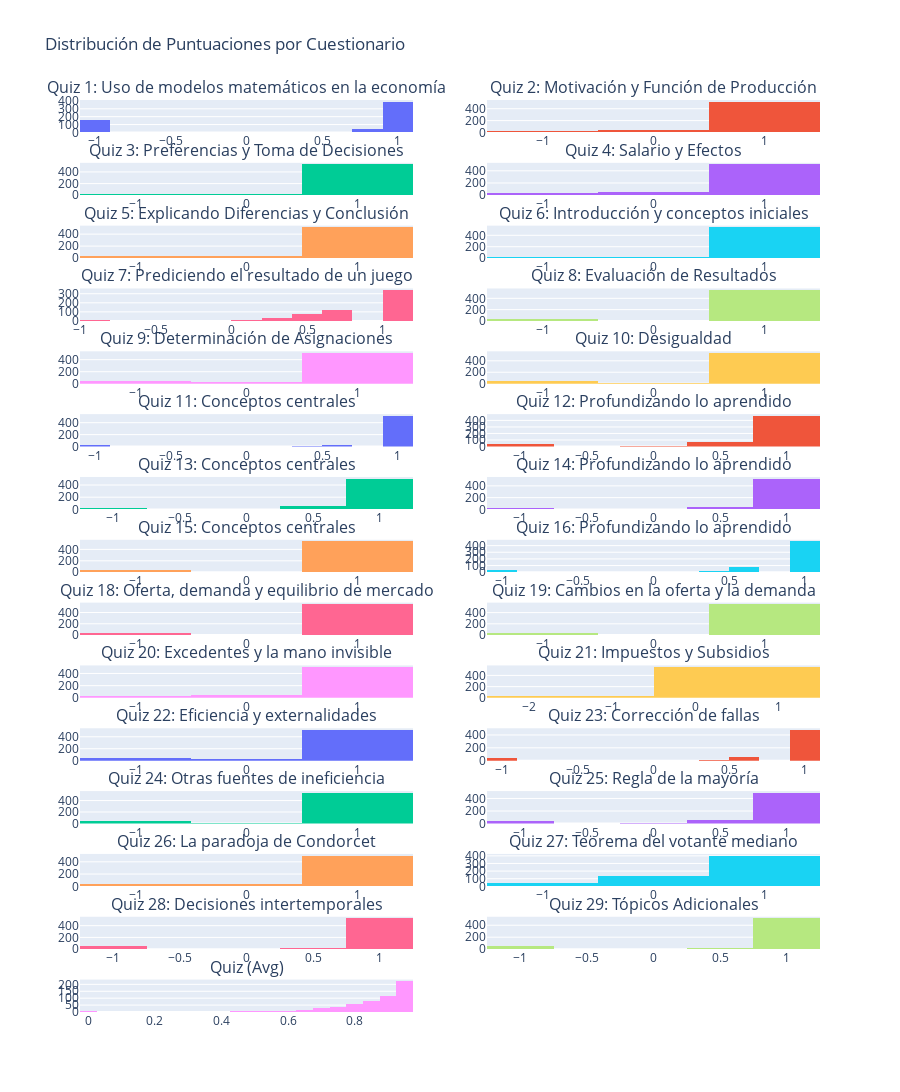

The notebook cell this image was saved under:
### Markdown cell above
### Tratamiento de outliers

### Code cell
import plotly.graph_objects as go
from plotly.subplots import make_subplots

notas_df = notas

# Reemplaza 'Not Attempted' con -1 y convierte las cadenas a flotantes
quiz_columns = [col for col in notas_df.columns if 'Quiz' in col]
notas_df[quiz_columns] = notas_df[quiz_columns].replace('Not Attempted', -1).astype(float)

# Determinamos el número de filas para los subplots
n_rows = (len(quiz_columns) + 1) // 2

# Crear una figura con subplots en dos columnas
fig = make_subplots(rows=n_rows, cols=2, subplot_titles=quiz_columns)

# Añadir un histograma para cada cuestionario en la posición adecuada
for idx, col in enumerate(quiz_columns):
    fig.add_trace(
        go.Histogram(x=notas_df[col], name=col),
        row=(idx // 2) + 1,  # Incrementar la fila después de cada dos cuestionarios
        col=(idx % 2) + 1    # Alternar entre columna 1 y 2
    )

# Actualizar el layout para que se ajuste bien
fig.update_layout(
    height=300 * n_rows,  # Ajustar la altura si es necesario para acomodar todos los subplots
    title_text="Distribución de Puntuaciones por Cuestionario",
    showlegend=False
)

# Mostrar la figura
fig.show()

### Figure 1 — Plotly figure (JSON) as saved in the notebook; plotly's stock layout.template omitted (floating-point values rounded to 4 significant figures; data arrays with more than 128 entries replaced by an {"elided": "..."} marker saying what was removed)
{"data": [{"name": "Quiz 1: Uso de modelos matemáticos en la economía", "type": "histogram", "x": {"elided": "587 float values"}, "xaxis": "x", "yaxis": "y"}, {"name": "Quiz 2: Motivación y Función de Producción", "type": "histogram", "x": {"elided": "587 int values"}, "xaxis": "x2", "yaxis": "y2"}, {"name": "Quiz 3: Preferencias y Toma de Decisiones", "type": "histogram", "x": {"elided": "587 int values"}, "xaxis": "x3", "yaxis": "y3"}, {"name": "Quiz 4: Salario y Efectos", "type": "histogram", "x": {"elided": "587 int values"}, "xaxis": "x4", "yaxis": "y4"}, {"name": "Quiz 5: Explicando Diferencias y Conclusión", "type": "histogram", "x": {"elided": "587 int values"}, "xaxis": "x5", "yaxis": "y5"}, {"name": "Quiz 6: Introducción y conceptos iniciales", "type": "histogram", "x": {"elided": "587 int values"}, "xaxis": "x6", "yaxis": "y6"}, {"name": "Quiz 7: Prediciendo el resultado de un juego", "type": "histogram", "x": {"elided": "587 float values"}, "xaxis": "x7", "yaxis": "y7"}, {"name": "Quiz 8: Evaluación de Resultados", "type": "histogram", "x": {"elided": "587 int values"}, "xaxis": "x8", "yaxis": "y8"}, {"name": "Quiz 9: Determinación de Asignaciones", "type": "histogram", "x": {"elided": "587 int values"}, "xaxis": "x9", "yaxis": "y9"}, {"name": "Quiz 10: Desigualdad", "type": "histogram", "x": {"elided": "587 int values"}, "xaxis": "x10", "yaxis": "y10"}, {"name": "Quiz 11: Conceptos centrales", "type": "histogram", "x": {"elided": "587 float values"}, "xaxis": "x11", "yaxis": "y11"}, {"name": "Quiz 12: Profundizando lo aprendido", "type": "histogram", "x": {"elided": "587 float values"}, "xaxis": "x12", "yaxis": "y12"}, {"name": "Quiz 13: Conceptos centrales", "type": "histogram", "x": {"elided": "587 float values"}, "xaxis": "x13", "yaxis": "y13"}, {"name": "Quiz 14: Profundizando lo aprendido", "type": "histogram", "x": {"elided": "587 float values"}, "xaxis": "x14", "yaxis": "y14"}, {"name": "Quiz 15: Conceptos centrales", "type": "histogram", "x": {"elided": "587 int values"}, "xaxis": "x15", "yaxis": "y15"}, {"name": "Quiz 16: Profundizando lo aprendido", "type": "histogram", "x": {"elided": "587 float values"}, "xaxis": "x16", "yaxis": "y16"}, {"name": "Quiz 18: Oferta, demanda y equilibrio de mercado", "type": "histogram", "x": {"elided": "587 int values"}, "xaxis": "x17", "yaxis": "y17"}, {"name": "Quiz 19: Cambios en la oferta y la demanda", "type": "histogram", "x": {"elided": "587 int values"}, "xaxis": "x18", "yaxis": "y18"}, {"name": "Quiz 20: Excedentes y la mano invisible", "type": "histogram", "x": {"elided": "587 int values"}, "xaxis": "x19", "yaxis": "y19"}, {"name": "Quiz 21: Impuestos y Subsidios", "type": "histogram", "x": {"elided": "587 int values"}, "xaxis": "x20", "yaxis": "y20"}, {"name": "Quiz 22: Eficiencia y externalidades", "type": "histogram", "x": {"elided": "587 int values"}, "xaxis": "x21", "yaxis": "y21"}, {"name": "Quiz 23: Corrección de fallas", "type": "histogram", "x": {"elided": "587 float values"}, "xaxis": "x22", "yaxis": "y22"}, {"name": "Quiz 24: Otras fuentes de ineficiencia", "type": "histogram", "x": {"elided": "587 int values"}, "xaxis": "x23", "yaxis": "y23"}, {"name": "Quiz 25: Regla de la mayoría", "type": "histogram", "x": {"elided": "587 float values"}, "xaxis": "x24", "yaxis": "y24"}, {"name": "Quiz 26: La paradoja de Condorcet", "type": "histogram", "x": {"elided": "587 int values"}, "xaxis": "x25", "yaxis": "y25"}, {"name": "Quiz 27: Teorema del votante mediano", "type": "histogram", "x": {"elided": "587 int values"}, "xaxis": "x26", "yaxis": "y26"}, {"name": "Quiz 28: Decisiones intertemporales", "type": "histogram", "x": {"elided": "587 float values"}, "xaxis": "x27", "yaxis": "y27"}, {"name": "Quiz 29: Tópicos Adicionales", "type": "histogram", "x": {"elided": "587 float values"}, "xaxis": "x28", "yaxis": "y28"}, {"name": "Quiz (Avg)", "type": "histogram", "x": {"elided": "587 float values"}, "xaxis": "x29", "yaxis": "y29"}], "layout": {"annotations": [{"font": {"size": 16}, "showarrow": false, "text": "Quiz 1: Uso de modelos matemáticos en la economía", "x": 0.225, "xanchor": "center", "xref": "paper", "y": 1, "yanchor": "bottom", "yref": "paper"}, {"font": {"size": 16}, "showarrow": false, "text": "Quiz 2: Motivación y Función de Producción", "x": 0.775, "xanchor": "center", "xref": "paper", "y": 1, "yanchor": "bottom", "yref": "paper"}, {"font": {"size": 16}, "showarrow": false, "text": "Quiz 3: Preferencias y Toma de Decisiones", "x": 0.225, "xanchor": "center", "xref": "paper", "y": 0.9311, "yanchor": "bottom", "yref": "paper"}, {"font": {"size": 16}, "showarrow": false, "text": "Quiz 4: Salario y Efectos", "x": 0.775, "xanchor": "center", "xref": "paper", "y": 0.9311, "yanchor": "bottom", "yref": "paper"}, {"font": {"size": 16}, "showarrow": false, "text": "Quiz 5: Explicando Diferencias y Conclusión", "x": 0.225, "xanchor": "center", "xref": "paper", "y": 0.8622, "yanchor": "bottom", "yref": "paper"}, {"font": {"size": 16}, "showarrow": false, "text": "Quiz 6: Introducción y conceptos iniciales", "x": 0.775, "xanchor": "center", "xref": "paper", "y": 0.8622, "yanchor": "bottom", "yref": "paper"}, {"font": {"size": 16}, "showarrow": false, "text": "Quiz 7: Prediciendo el resultado de un juego", "x": 0.225, "xanchor": "center", "xref": "paper", "y": 0.7933, "yanchor": "bottom", "yref": "paper"}, {"font": {"size": 16}, "showarrow": false, "text": "Quiz 8: Evaluación de Resultados", "x": 0.775, "xanchor": "center", "xref": "paper", "y": 0.7933, "yanchor": "bottom", "yref": "paper"}, {"font": {"size": 16}, "showarrow": false, "text": "Quiz 9: Determinación de Asignaciones", "x": 0.225, "xanchor": "center", "xref": "paper", "y": 0.7244, "yanchor": "bottom", "yref": "paper"}, {"font": {"size": 16}, "showarrow": false, "text": "Quiz 10: Desigualdad", "x": 0.775, "xanchor": "center", "xref": "paper", "y": 0.7244, "yanchor": "bottom", "yref": "paper"}, {"font": {"size": 16}, "showarrow": false, "text": "Quiz 11: Conceptos centrales", "x": 0.225, "xanchor": "center", "xref": "paper", "y": 0.6556, "yanchor": "bottom", "yref": "paper"}, {"font": {"size": 16}, "showarrow": false, "text": "Quiz 12: Profundizando lo aprendido", "x": 0.775, "xanchor": "center", "xref": "paper", "y": 0.6556, "yanchor": "bottom", "yref": "paper"}, {"font": {"size": 16}, "showarrow": false, "text": "Quiz 13: Conceptos centrales", "x": 0.225, "xanchor": "center", "xref": "paper", "y": 0.5867, "yanchor": "bottom", "yref": "paper"}, {"font": {"size": 16}, "showarrow": false, "text": "Quiz 14: Profundizando lo aprendido", "x": 0.775, "xanchor": "center", "xref": "paper", "y": 0.5867, "yanchor": "bottom", "yref": "paper"}, {"font": {"size": 16}, "showarrow": false, "text": "Quiz 15: Conceptos centrales", "x": 0.225, "xanchor": "center", "xref": "paper", "y": 0.5178, "yanchor": "bottom", "yref": "paper"}, {"font": {"size": 16}, "showarrow": false, "text": "Quiz 16: Profundizando lo aprendido", "x": 0.775, "xanchor": "center", "xref": "paper", "y": 0.5178, "yanchor": "bottom", "yref": "paper"}, {"font": {"size": 16}, "showarrow": false, "text": "Quiz 18: Oferta, demanda y equilibrio de mercado", "x": 0.225, "xanchor": "center", "xref": "paper", "y": 0.4489, "yanchor": "bottom", "yref": "paper"}, {"font": {"size": 16}, "showarrow": false, "text": "Quiz 19: Cambios en la oferta y la demanda", "x": 0.775, "xanchor": "center", "xref": "paper", "y": 0.4489, "yanchor": "bottom", "yref": "paper"}, {"font": {"size": 16}, "showarrow": false, "text": "Quiz 20: Excedentes y la mano invisible", "x": 0.225, "xanchor": "center", "xref": "paper", "y": 0.38, "yanchor": "bottom", "yref": "paper"}, {"font": {"size": 16}, "showarrow": false, "text": "Quiz 21: Impuestos y Subsidios", "x": 0.775, "xanchor": "center", "xref": "paper", "y": 0.38, "yanchor": "bottom", "yref": "paper"}, {"font": {"size": 16}, "showarrow": false, "text": "Quiz 22: Eficiencia y externalidades", "x": 0.225, "xanchor": "center", "xref": "paper", "y": 0.3111, "yanchor": "bottom", "yref": "paper"}, {"font": {"size": 16}, "showarrow": false, "text": "Quiz 23: Corrección de fallas", "x": 0.775, "xanchor": "center", "xref": "paper", "y": 0.3111, "yanchor": "bottom", "yref": "paper"}, {"font": {"size": 16}, "showarrow": false, "text": "Quiz 24: Otras fuentes de ineficiencia", "x": 0.225, "xanchor": "center", "xref": "paper", "y": 0.2422, "yanchor": "bottom", "yref": "paper"}, {"font": {"size": 16}, "showarrow": false, "text": "Quiz 25: Regla de la mayoría", "x": 0.775, "xanchor": "center", "xref": "paper", "y": 0.2422, "yanchor": "bottom", "yref": "paper"}, {"font": {"size": 16}, "showarrow": false, "text": "Quiz 26: La paradoja de Condorcet", "x": 0.225, "xanchor": "center", "xref": "paper", "y": 0.1733, "yanchor": "bottom", "yref": "paper"}, {"font": {"size": 16}, "showarrow": false, "text": "Quiz 27: Teorema del votante mediano", "x": 0.775, "xanchor": "center", "xref": "paper", "y": 0.1733, "yanchor": "bottom", "yref": "paper"}, {"font": {"size": 16}, "showarrow": false, "text": "Quiz 28: Decisiones intertemporales", "x": 0.225, "xanchor": "center", "xref": "paper", "y": 0.1044, "yanchor": "bottom", "yref": "paper"}, {"font": {"size": 16}, "showarrow": false, "text": "Quiz 29: Tópicos Adicionales", "x": 0.775, "xanchor": "center", "xref": "paper", "y": 0.1044, "yanchor": "bottom", "yref": "paper"}, {"font": {"size": 16}, "showarrow": false, "text": "Quiz (Avg)", "x": 0.225, "xanchor": "center", "xref": "paper", "y": 0.03556, "yanchor": "bottom", "yref": "paper"}], "height": 4500, "showlegend": false, "title": {"text": "Distribución de Puntuaciones por Cuestionario"}, "xaxis": {"anchor": "y", "domain": [0, 0.45]}, "xaxis10": {"anchor": "y10", "domain": [0.55, 1]}, "xaxis11": {"anchor": "y11", "domain": [0, 0.45]}, "xaxis12": {"anchor": "y12", "domain": [0.55, 1]}, "xaxis13": {"anchor": "y13", "domain": [0, 0.45]}, "xaxis14": {"anchor": "y14", "domain": [0.55, 1]}, "xaxis15": {"anchor": "y15", "domain": [0, 0.45]}, "xaxis16": {"anchor": "y16", "domain": [0.55, 1]}, "xaxis17": {"anchor": "y17", "domain": [0, 0.45]}, "xaxis18": {"anchor": "y18", "domain": [0.55, 1]}, "xaxis19": {"anchor": "y19", "domain": [0, 0.45]}, "xaxis2": {"anchor": "y2", "domain": [0.55, 1]}, "xaxis20": {"anchor": "y20", "domain": [0.55, 1]}, "xaxis21": {"anchor": "y21", "domain": [0, 0.45]}, "xaxis22": {"anchor": "y22", "domain": [0.55, 1]}, "xaxis23": {"anchor": "y23", "domain": [0, 0.45]}, "xaxis24": {"anchor": "y24", "domain": [0.55, 1]}, "xaxis25": {"anchor": "y25", "domain": [0, 0.45]}, "xaxis26": {"anchor": "y26", "domain": [0.55, 1]}, "xaxis27": {"anchor": "y27", "domain": [0, 0.45]}, "xaxis28": {"anchor": "y28", "domain": [0.55, 1]}, "xaxis29": {"anchor": "y29", "domain": [0, 0.45]}, "xaxis3": {"anchor": "y3", "domain": [0, 0.45]}, "xaxis30": {"anchor": "y30", "domain": [0.55, 1]}, "xaxis4": {"anchor": "y4", "domain": [0.55, 1]}, "xaxis5": {"anchor": "y5", "domain": [0, 0.45]}, "xaxis6": {"anchor": "y6", "domain": [0.55, 1]}, "xaxis7": {"anchor": "y7", "domain": [0, 0.45]}, "xaxis8": {"anchor": "y8", "domain": [0.55, 1]}, "xaxis9": {"anchor": "y9", "domain": [0, 0.45]}, "yaxis": {"anchor": "x", "domain": [0.9644, 1]}, "yaxis10": {"anchor": "x10", "domain": [0.6889, 0.7244]}, "yaxis11": {"anchor": "x11", "domain": [0.62, 0.6556]}, "yaxis12": {"anchor": "x12", "domain": [0.62, 0.6556]}, "yaxis13": {"anchor": "x13", "domain": [0.5511, 0.5867]}, "yaxis14": {"anchor": "x14", "domain": [0.5511, 0.5867]}, "yaxis15": {"anchor": "x15", "domain": [0.4822, 0.5178]}, "yaxis16": {"anchor": "x16", "domain": [0.4822, 0.5178]}, "yaxis17": {"anchor": "x17", "domain": [0.4133, 0.4489]}, "yaxis18": {"anchor": "x18", "domain": [0.4133, 0.4489]}, "yaxis19": {"anchor": "x19", "domain": [0.3444, 0.38]}, "yaxis2": {"anchor": "x2", "domain": [0.9644, 1]}, "yaxis20": {"anchor": "x20", "domain": [0.3444, 0.38]}, "yaxis21": {"anchor": "x21", "domain": [0.2756, 0.3111]}, "yaxis22": {"anchor": "x22", "domain": [0.2756, 0.3111]}, "yaxis23": {"anchor": "x23", "domain": [0.2067, 0.2422]}, "yaxis24": {"anchor": "x24", "domain": [0.2067, 0.2422]}, "yaxis25": {"anchor": "x25", "domain": [0.1378, 0.1733]}, "yaxis26": {"anchor": "x26", "domain": [0.1378, 0.1733]}, "yaxis27": {"anchor": "x27", "domain": [0.06889, 0.1044]}, "yaxis28": {"anchor": "x28", "domain": [0.06889, 0.1044]}, "yaxis29": {"anchor": "x29", "domain": [0, 0.03556]}, "yaxis3": {"anchor": "x3", "domain": [0.8956, 0.9311]}, "yaxis30": {"anchor": "x30", "domain": [0, 0.03556]}, "yaxis4": {"anchor": "x4", "domain": [0.8956, 0.9311]}, "yaxis5": {"anchor": "x5", "domain": [0.8267, 0.8622]}, "yaxis6": {"anchor": "x6", "domain": [0.8267, 0.8622]}, "yaxis7": {"anchor": "x7", "domain": [0.7578, 0.7933]}, "yaxis8": {"anchor": "x8", "domain": [0.7578, 0.7933]}, "yaxis9": {"anchor": "x9", "domain": [0.6889, 0.7244]}}}
